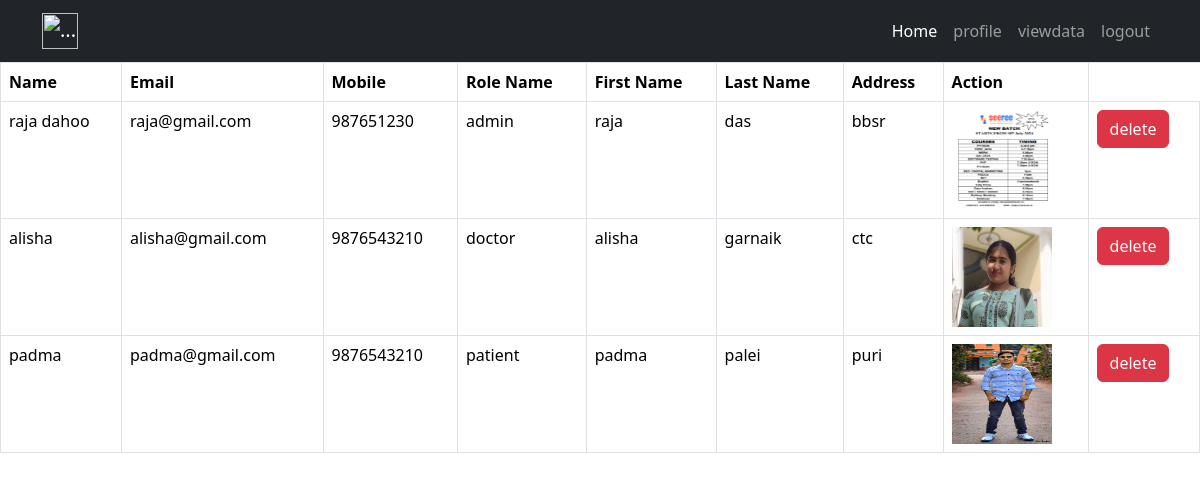
Screenshot of /myadmin/aviewdata with the database file from the repository.
### signup/models.py (models this page shows, shortened)
class signup_master(models.Model):
    name=models.CharField(max_length=30)
    email=models.CharField(max_length=50,primary_key=True)
    mobile=models.CharField(max_length=10)
    password=models.CharField(max_length=30)
    role_name=models.CharField(max_length=20)

### change_profile/models.py (models this page shows, shortened)
class profile_master(models.Model):
    email=models.ForeignKey(signup_master,on_delete=models.CASCADE,default=None)
    fname=models.CharField(max_length=30)
    lname=models.CharField(max_length=30)
    image=models.ImageField(upload_to="images/")
    document=models.FileField(upload_to="documents/")
    address=models.CharField(max_length=100)
    class Meta:
        unique_together = ('email',)

### myadmin/views.py (the view, shortened to what this page needs)
# urls.py: path('aviewdata',aviewdata, name="aviewdata"),
def aviewdata(request):
    signup_data = signup_master.objects.all()
    combined_data = []
    for signup in signup_data:
        profile = profile_master.objects.filter(email=signup)
        combined_data.append({
            'signup': signup,
            'profile': profile
        })
    return render(request, 'aviewdata.html', {'data': combined_data})

### myadmin/templates/aviewdata.html (shortened to what this page needs)
{% include 'aheader.html' %}
<table class="table table-bordered">
    <thead>
        <tr>
            <th>Name</th>
            <th>Email</th>
            <th>Mobile</th>
            <th>Role Name</th>
            <th>First Name</th>
            <th>Last Name</th>
            <th>Address</th>
            <th>Action</th>
        </tr>
    </thead>
    <tbody>
        {% for entry in data %}
            <form method="post">
                <tr>
                    <td>{{ entry.signup.name }}</td>
                    <td>{{ entry.signup.email }}</td>
                    <td>{{ entry.signup.mobile }}</td>
                    <td>{{ entry.signup.role_name }}</td>
                    {% if entry.profile %}
                        {% for profile in entry.profile %}
                            <td>{{ profile.fname }}</td>
                            <td>{{ profile.lname }}</td>
                            <td>{{ profile.address }}</td>
                            <td><img src="{{profile.image.url}}"  height="100px" width="100px"></td>
                        {% endfor %}
                    {% else %}
                        <td colspan="3">No Profile Data</td>
                    {% endif %}
                    <td>
                        <input type="submit" value="delete" name="btn" class="btn btn-danger">
                    </td>
                </tr>
            </form>
        {% endfor %}
    </tbody>
</table>

### myadmin/templates/aheader.html (shortened to what this page needs)
<link href="https://cdn.jsdelivr.net/npm/bootstrap@5.3.3/dist/css/bootstrap.min.css" rel="stylesheet">
<nav class="navbar navbar-expand-lg navbar-dark bg-dark static-top">
    <div class="container">
      <a class="navbar-brand" href="#">
        <img src="https://placeholder.pics/svg/150x50/888888/EEE/Logo" alt="..." height="36">
      </a>
      <div class="collapse navbar-collapse" id="navbarSupportedContent">
        <ul class="navbar-nav ms-auto">
          <li class="nav-item">
            <a class="nav-link active" aria-current="page" href="#">Home</a>
          </li>
          <li class="nav-item">
            <a class="nav-link" href="{% url 'profile_page' %}">profile</a>
          </li>
          <li class="nav-item">
            <a class="nav-link" href="aviewdata">viewdata</a>
          </li>
          <li class="nav-item">
            <a class="nav-link" href="/logout/">logout</a>
          </li>
      </div>
    </div>
  </nav>

### rows the page displays
signup_master: signup.name "raja dahoo", signup.email "raja@gmail.com", signup.mobile "987651230", signup.role_name "admin"
profile_master: fname "raja", lname "das", address "bbsr", image (picture)
signup_master: signup.name "alisha", signup.email "alisha@gmail.com", signup.mobile "9876543210", signup.role_name "doctor"
profile_master: fname "alisha", lname "garnaik", address "ctc", image (picture)
signup_master: signup.name "padma", signup.email "padma@gmail.com", signup.mobile "9876543210", signup.role_name "patient"
profile_master: fname "padma", lname "palei", address "puri", image (picture)
